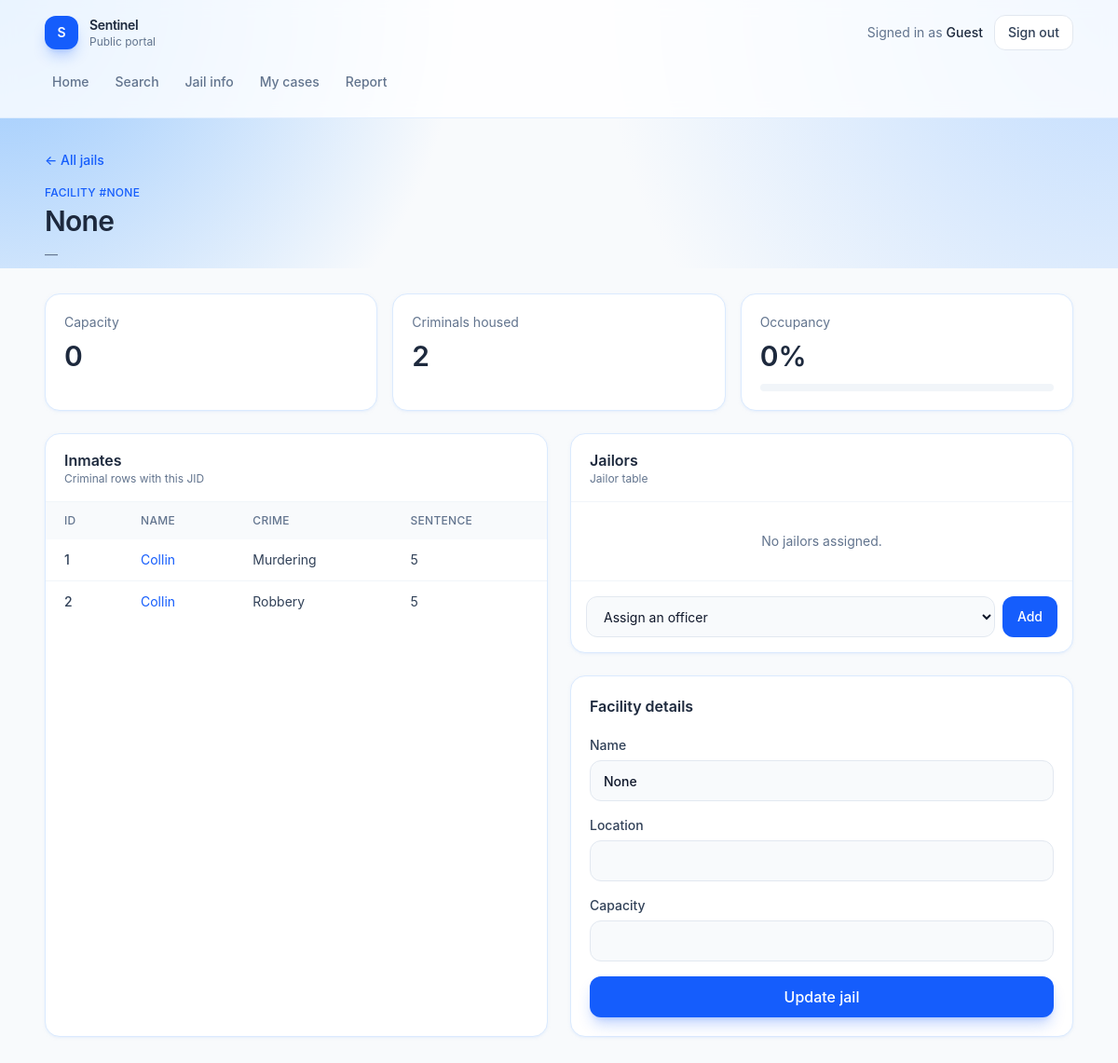
/jails/1, run on an earlier commit of the app's database.
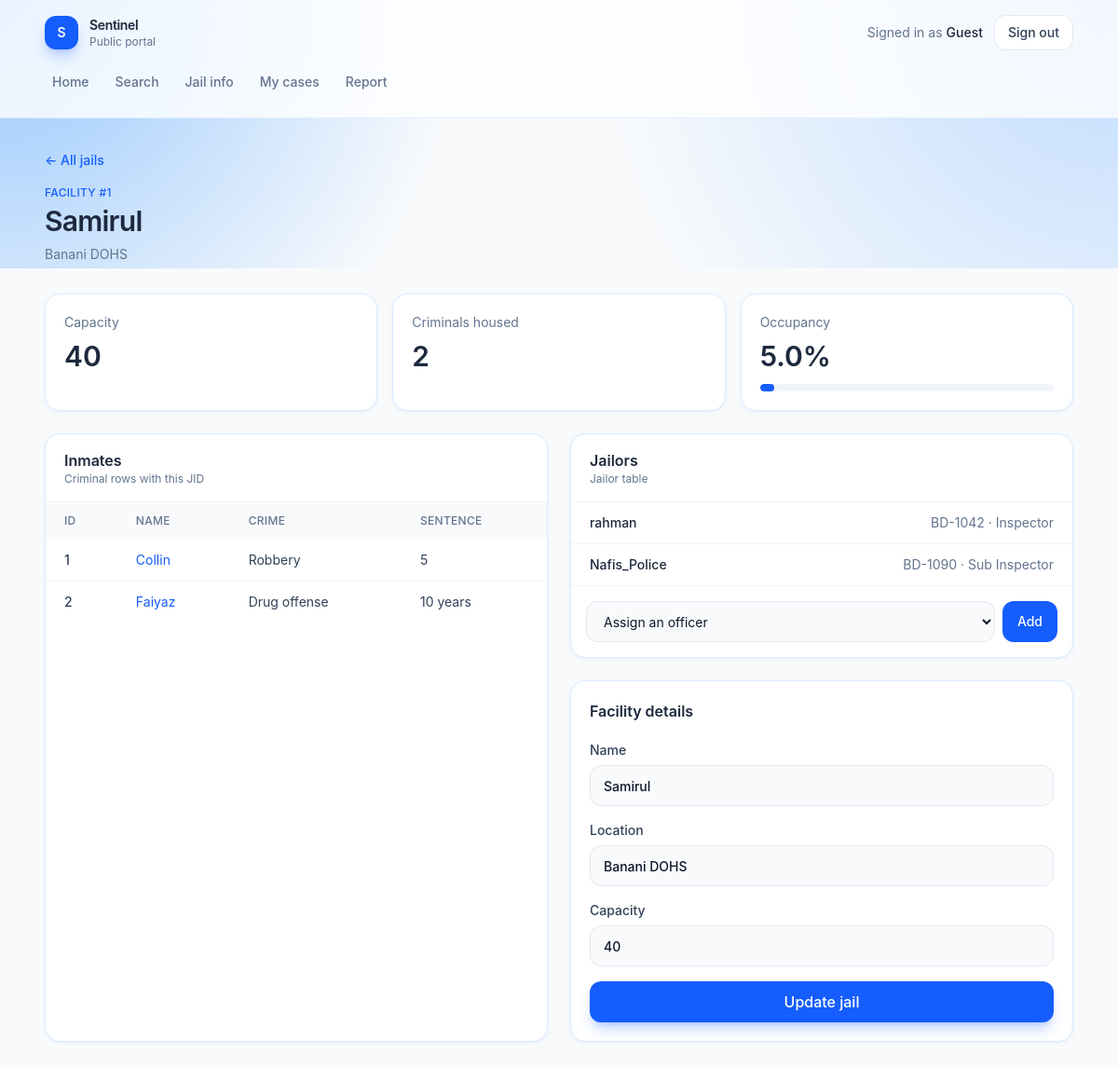
And on a later commit of the database.
### tables this page shows
CREATE TABLE Criminal (
    CID INTEGER PRIMARY KEY,
    Name TEXT NOT NULL,
    Age INTEGER,
    Crime TEXT,
    Height REAL,
    Gender TEXT,
    Nationality TEXT,
    JID INTEGER,
    time_sentenced TEXT,
    FOREIGN KEY (JID) REFERENCES Jail(JID)
);

CREATE TABLE Jail (
    JID INTEGER PRIMARY KEY,
    Name TEXT NOT NULL,
    Location TEXT,
    Capacity INTEGER
);

CREATE TABLE Jailor (
    UID INTEGER NOT NULL,
    JID INTEGER NOT NULL,
    PRIMARY KEY (UID, JID),
    FOREIGN KEY (UID) REFERENCES POLICE(UID),
    FOREIGN KEY (JID) REFERENCES Jail(JID)
);

CREATE TABLE USER (
    UID INTEGER PRIMARY KEY,
    phone TEXT,
    age INTEGER,
    gender TEXT,
    role TEXT,
    name TEXT NOT NULL,
    password TEXT NOT NULL
);

CREATE TABLE POLICE (
    UID INTEGER PRIMARY KEY,
    badge_no TEXT UNIQUE,
    patrol_area TEXT,
    number_of_arrests INTEGER DEFAULT 0,
    department TEXT,
    rank TEXT,
    supervisor INTEGER,
    FOREIGN KEY (UID) REFERENCES USER(UID),
    FOREIGN KEY (supervisor) REFERENCES POLICE(UID)
);

### app.py (the view, shortened to what this page needs)
@app.route("/jails/<int:jid>", methods=["GET", "POST"])
def jail_detail(jid):
    if request.method == "GET":
        db = get_db()
        jail = db.execute("SELECT j.*, Count(c.CID) as Occupancy FROM Jail j LEFT JOIN Criminal c ON j.JID = c.JID WHERE j.JID = ?", (jid,)).fetchone()
        inmates = db.execute("SELECT * FROM Criminal WHERE JID = ?", (jid,)).fetchall()
        jailers = db.execute("SELECT j.UID, u.Name, p.badge_no, p.rank FROM Jailor j JOIN User u ON j.UID = u.UID JOIN Police p ON j.UID = p.UID WHERE j.JID = ?", (jid,)).fetchall()
        officers = db.execute("SELECT p.UID, u.Name FROM Police p JOIN User u ON p.UID = u.UID").fetchall()
        return render_template("jail_detail.html", jail=jail, inmates=inmates, jailors=jailers, officers=officers)

### app.py (called while the page is built)
def get_db():
    if "db" not in g:
        g.db = sqlite3.connect(app.config["DATABASE"])
        g.db.row_factory = sqlite3.Row
    return g.db

### templates/jail_detail.html (shortened to what this page needs)
{% extends "app.html" %}
{% set jail = jail if jail is defined else {"JID": 1, "Name": "Dhaka Central Jail", "Location": "Keraniganj", "Capacity": 400, "occupancy": 312} %}
{% set inmates = inmates if inmates is defined else [
    {"CID": 101, "Name": "Karim Uddin", "Crime": "Theft", "time_sentenced": "5 years"},
    {"CID": 103, "Name": "Faruk Hossain", "Crime": "Robbery", "time_sentenced": "8 years"},
] %}
{% set jailors = jailors if jailors is defined else [
    {"UID": 1, "name": "rahman", "badge_no": "BD-1042", "rank": "Inspector"},
] %}
{% set officers = officers if officers is defined else [{"UID": 1, "name": "rahman"}, {"UID": 3, "name": "ayesha"}] %}
{% set pct = ((jail.occupancy or 0) / jail.Capacity * 100) if jail.Capacity else 0 %}
{% block page %}
<div class="mb-8">
    <a href="{{ url_for('jails') }}" class="text-sm font-medium text-blue-600 hover:text-blue-700">← All jails</a>
    <p class="mt-4 text-xs font-medium uppercase tracking-wide text-blue-600">Facility #{{ jail.JID }}</p>
    <h1 class="mt-1 text-3xl font-semibold tracking-tight text-slate-800">{{ jail.Name }}</h1>
    <p class="mt-2 text-sm text-slate-500">{{ jail.Location or "—" }}</p>
</div>
<section class="mb-6 grid gap-4 sm:grid-cols-3">
    <article class="rounded-2xl border border-blue-100 bg-white p-5 shadow-sm shadow-blue-100/50">
        <p class="text-sm text-slate-500">Capacity</p>
        <p class="mt-2 text-3xl font-semibold text-slate-800">{{ jail.Capacity or 0 }}</p>
    </article>
    <article class="rounded-2xl border border-blue-100 bg-white p-5 shadow-sm shadow-blue-100/50">
        <p class="text-sm text-slate-500">Criminals housed</p>
        <p class="mt-2 text-3xl font-semibold text-slate-800">{{ jail.occupancy or inmates|length }}</p>
    </article>
    <article class="rounded-2xl border border-blue-100 bg-white p-5 shadow-sm shadow-blue-100/50">
        <p class="text-sm text-slate-500">Occupancy</p>
        <p class="mt-2 text-3xl font-semibold text-slate-800">{{ pct|round(0) }}%</p>
        <div class="mt-3 h-2 overflow-hidden rounded-full bg-slate-100">
            <div class="h-2 rounded-full bg-blue-600" style="width: {{ [pct, 100]|min }}%"></div>
        </div>
    </article>
</section>
<div class="grid gap-6 lg:grid-cols-2">
    <article class="overflow-hidden rounded-2xl border border-blue-100 bg-white shadow-sm shadow-blue-100/50">
        <div class="border-b border-slate-100 px-5 py-4">
            <h2 class="font-semibold text-slate-800">Inmates</h2>
            <p class="text-xs text-slate-500">Criminal rows with this JID</p>
        </div>
        {% if inmates %}
        <div class="overflow-x-auto">
            <table class="w-full text-left text-sm">
                <thead class="bg-slate-50 text-xs uppercase tracking-wide text-slate-500">
                    <tr>
                        <th class="px-5 py-3 font-medium">ID</th>
                        <th class="px-5 py-3 font-medium">Name</th>
                        <th class="px-5 py-3 font-medium">Crime</th>
                        <th class="px-5 py-3 font-medium">Sentence</th>
                    </tr>
                </thead>
                <tbody class="divide-y divide-slate-100">
                    {% for inmate in inmates %}
                    <tr class="text-slate-700">
                        <td class="px-5 py-3 font-medium">{{ inmate.CID }}</td>
                        <td class="px-5 py-3">
                            <a href="{{ url_for('criminal_detail', cid=inmate.CID) }}" class="text-blue-600 hover:text-blue-700">{{ inmate.Name }}</a>
                        </td>
                        <td class="px-5 py-3">{{ inmate.Crime or "—" }}</td>
                        <td class="px-5 py-3">{{ inmate.time_sentenced or "—" }}</td>
                    </tr>
                    {% endfor %}
                </tbody>
            </table>
        </div>
        {% else %}
        <p class="px-5 py-10 text-center text-sm text-slate-500">No inmates assigned.</p>
        {% endif %}
    </article>
    <div class="flex flex-col gap-6">
        <article class="overflow-hidden rounded-2xl border border-blue-100 bg-white shadow-sm shadow-blue-100/50">
            <div class="border-b border-slate-100 px-5 py-4">
                <h2 class="font-semibold text-slate-800">Jailors</h2>
                <p class="text-xs text-slate-500">Jailor table</p>
            </div>
            {% if jailors %}
            <ul class="divide-y divide-slate-100 text-sm">
                {% for jailor in jailors %}
                <li class="flex items-center justify-between px-5 py-3">
                    <span class="font-medium text-slate-800">{{ jailor.name }}</span>
                    <span class="text-slate-500">{{ jailor.badge_no }} · {{ jailor.rank or "—" }}</span>
                </li>
                {% endfor %}
            </ul>
            {% else %}
            <p class="px-5 py-8 text-center text-sm text-slate-500">No jailors assigned.</p>
            {% endif %}
            <form action="{{ url_for('jail_detail', jid=jail.JID) }}" method="post" class="flex gap-2 border-t border-slate-100 p-4">
                <select name="UID" class="h-11 flex-1 rounded-xl border border-slate-200 bg-slate-50 px-3.5 text-sm outline-none focus:border-blue-500 focus:bg-white focus:ring-4 focus:ring-blue-100">
                    <option value="">Assign an officer</option>
                </select>
                <button type="submit" class="h-11 rounded-xl bg-blue-600 px-4 text-sm font-medium text-white hover:bg-blue-700">Add</button>
            </form>
        </article>
        <article class="rounded-2xl border border-blue-100 bg-white p-5 shadow-sm shadow-blue-100/50">
            <h2 class="font-semibold text-slate-800">Facility details</h2>
            <form action="/updatejail" method="post" class="mt-5 flex flex-col gap-4">
                <label class="flex flex-col gap-1.5 text-sm font-medium text-slate-700">
                    Name
                    <input type="text" name="Name" value="{{ jail.Name }}" required class="h-11 rounded-xl border border-slate-200 bg-slate-50 px-3.5 outline-none focus:border-blue-500 focus:bg-white focus:ring-4 focus:ring-blue-100">
                </label>
                <label class="flex flex-col gap-1.5 text-sm font-medium text-slate-700">
                    Location
                    <input type="text" name="Location" value="{{ jail.Location or '' }}" class="h-11 rounded-xl border border-slate-200 bg-slate-50 px-3.5 outline-none focus:border-blue-500 focus:bg-white focus:ring-4 focus:ring-blue-100">
                </label>
                <label class="flex flex-col gap-1.5 text-sm font-medium text-slate-700">
                    Capacity
                    <input type="number" name="Capacity" value="{{ jail.Capacity or '' }}" class="h-11 rounded-xl border border-slate-200 bg-slate-50 px-3.5 outline-none focus:border-blue-500 focus:bg-white focus:ring-4 focus:ring-blue-100">
                </label>
                <button type="submit" class="h-11 rounded-xl bg-blue-600 font-medium text-white shadow-lg shadow-blue-600/25 transition hover:bg-blue-700">Update jail</button>
            </form>
        </article>
    </div>
</div>
{% endblock %}

### templates/app.html (shortened to what this page needs)
{% extends "layout.html" %}
{% set role = role|default(user.role if user is defined and user else session.get("role", "user")) %}
{% set user_name = user.name if user is defined and user else user_name|default(session.get("name", "Guest")) %}
{% set path = request.path %}
{% block content %}
<div class="min-h-screen bg-slate-50">
    <div class="pointer-events-none absolute inset-x-0 top-0 h-72 bg-[radial-gradient(circle_at_top_left,_#93c5fd_0%,_transparent_40%),radial-gradient(circle_at_top_right,_#bfdbfe_0%,_transparent_45%)]"></div>
    <header class="relative border-b border-blue-100/80 bg-white/80 backdrop-blur">
        <div class="mx-auto flex max-w-6xl flex-col gap-4 px-4 py-4 sm:px-6">
            <div class="flex items-center justify-between">
                <a href="{{ url_for('dashboard') }}" class="flex items-center gap-3">
                    <span class="flex h-9 w-9 items-center justify-center rounded-xl bg-blue-600 text-sm font-semibold text-white shadow-lg shadow-blue-600/25">S</span>
                    <div>
                        <p class="text-sm font-semibold tracking-tight text-slate-800">Sentinel</p>
                        <p class="text-xs text-slate-500">{{ "Police desk" if role == "police" else "Public portal" }}</p>
                    </div>
                </a>
                <div class="flex items-center gap-3">
                    <p class="hidden text-sm text-slate-500 sm:block">Signed in as <span class="font-medium text-slate-800">{{ user_name }}</span></p>
                    <a href="{{ url_for('logout') }}" class="rounded-xl border border-slate-200 bg-white px-3.5 py-2 text-sm font-medium text-slate-700 transition hover:border-blue-200 hover:bg-blue-50 hover:text-blue-700">
                        Sign out
                    </a>
                </div>
            </div>
            <nav class="-mx-1 flex gap-1 overflow-x-auto pb-1 text-sm font-medium">
                {% macro nav_link(href, label, active) %}
                <a
                    href="{{ href }}"
                    class="whitespace-nowrap rounded-xl px-3 py-2 transition {% if active %}bg-blue-600 text-white shadow-lg shadow-blue-600/25{% else %}text-slate-500 hover:bg-blue-50 hover:text-blue-700{% endif %}"
                >{{ label }}</a>
                {% endmacro %}
                {% if role == "police" %}
                    {{ nav_link(url_for("dashboard"), "Dashboard", path == "/dashboard") }}
                    {{ nav_link(url_for("criminals"), "Criminals", path.startswith("/criminals")) }}
                    {{ nav_link(url_for("jails"), "Jails", path.startswith("/jails")) }}
                    {{ nav_link(url_for("officers"), "Officers", path.startswith("/officers")) }}
                    {{ nav_link(url_for("proceedings"), "Cases", path.startswith("/proceedings")) }}
                    {{ nav_link(url_for("analytics"), "Analytics", path.startswith("/analytics")) }}
                    {{ nav_link(url_for("incidents"), "Incidents", path.startswith("/incidents")) }}
                {% else %}
                    {{ nav_link(url_for("dashboard"), "Home", path == "/dashboard") }}
                    {{ nav_link(url_for("search_criminals"), "Search", path.startswith("/search")) }}
                    {{ nav_link(url_for("jail_info"), "Jail info", path.startswith("/jail-info")) }}
                    {{ nav_link(url_for("victim_cases"), "My cases", path.startswith("/my-cases")) }}
                    {{ nav_link(url_for("report_incident"), "Report", path.startswith("/report")) }}
                {% endif %}
            </nav>
        </div>
    </header>
    <main class="relative mx-auto max-w-6xl px-4 py-8 sm:px-6">
        {% block page %}{% endblock %}
    </main>
</div>
{% endblock %}

### templates/layout.html (shortened to what this page needs)
<!DOCTYPE html>
<html lang="en">
<head>
    <link rel="stylesheet" href="{{ url_for('static', filename='output.css') }}">
</head>
<body class="min-h-screen bg-slate-50 text-slate-800 antialiased">
    {% block content %}{% endblock %}
</body>
</html>

What changed in the data, as far as the page shows it:
added Jail: JID "1", Name "Samirul", Location "Banani DOHS", Capacity "40"
changed Criminal "Collin": Crime "Murdering" → "Robbery"
changed Criminal id 2: Name "Collin" → "Faiyaz"; Crime "Robbery" → "Drug offense"; time_sentenced "5" → "10 years"
added Jailor: name "rahman", badge_no "BD-1042", rank "Inspector"
added Jailor: name "Nafis_Police", badge_no "BD-1090", rank "Sub Inspector"
Also different on the page:
{{ pct|round(0) }}: "0" → "5.0"
{{ jail.JID }}: "NONE" → (not shown)
{{ jail.Name }}: "None" → (not shown)
{{ jail.Location or "—" }}: "—" → (not shown)
{{ jail.Capacity or 0 }}: "0" → (not shown)
form field Name: "None" → (not shown)
text no longer shown: "No jailors assigned."
